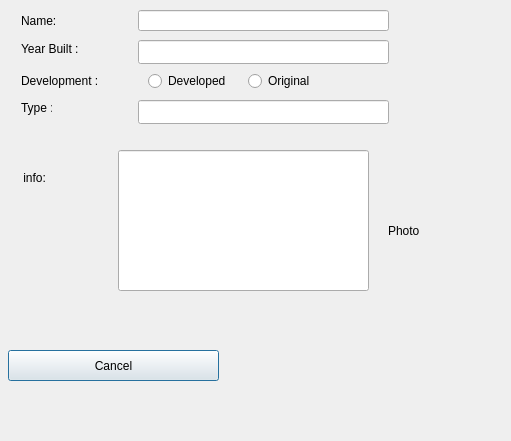
<?xml version="1.0" encoding="UTF-8"?>
<ui version="4.0">
 <class>ComputerInfoDialog</class>
 <widget class="QDialog" name="ComputerInfoDialog">
  <property name="geometry">
   <rect>
    <x>0</x>
    <y>0</y>
    <width>511</width>
    <height>441</height>
   </rect>
  </property>
  <property name="windowTitle">
   <string>Dialog</string>
  </property>
  <widget class="QRadioButton" name="radioButton_display_if_developed">
   <property name="geometry">
    <rect>
     <x>148</x>
     <y>70</y>
     <width>97</width>
     <height>22</height>
    </rect>
   </property>
   <property name="text">
    <string>Developed</string>
   </property>
  </widget>
  <widget class="QLabel" name="label_computer_Type">
   <property name="geometry">
    <rect>
     <x>21</x>
     <y>100</y>
     <width>31</width>
     <height>16</height>
    </rect>
   </property>
   <property name="text">
    <string>Type :</string>
   </property>
  </widget>
  <widget class="QLineEdit" name="computer_display_Info">
   <property name="geometry">
    <rect>
     <x>118</x>
     <y>150</y>
     <width>251</width>
     <height>141</height>
    </rect>
   </property>
  </widget>
  <widget class="QLabel" name="lable_Computer_Development">
   <property name="geometry">
    <rect>
     <x>21</x>
     <y>70</y>
     <width>91</width>
     <height>21</height>
    </rect>
   </property>
   <property name="text">
    <string>Development :</string>
   </property>
  </widget>
  <widget class="QRadioButton" name="radioButton_display_if_original">
   <property name="geometry">
    <rect>
     <x>248</x>
     <y>70</y>
     <width>97</width>
     <height>22</height>
    </rect>
   </property>
   <property name="text">
    <string>Original</string>
   </property>
  </widget>
  <widget class="QLabel" name="label_computer_Year_Built">
   <property name="geometry">
    <rect>
     <x>21</x>
     <y>41</y>
     <width>91</width>
     <height>16</height>
    </rect>
   </property>
   <property name="text">
    <string>Year Built :</string>
   </property>
  </widget>
  <widget class="QLineEdit" name="computer_display_Type">
   <property name="geometry">
    <rect>
     <x>138</x>
     <y>100</y>
     <width>251</width>
     <height>24</height>
    </rect>
   </property>
  </widget>
  <widget class="QLabel" name="label_comptuer_name">
   <property name="geometry">
    <rect>
     <x>21</x>
     <y>13</y>
     <width>61</width>
     <height>16</height>
    </rect>
   </property>
   <property name="text">
    <string>Name:</string>
   </property>
  </widget>
  <widget class="QPushButton" name="cancel_button">
   <property name="geometry">
    <rect>
     <x>8</x>
     <y>350</y>
     <width>211</width>
     <height>31</height>
    </rect>
   </property>
   <property name="text">
    <string>Cancel</string>
   </property>
  </widget>
  <widget class="QLabel" name="label_computer_photo">
   <property name="geometry">
    <rect>
     <x>388</x>
     <y>170</y>
     <width>91</width>
     <height>121</height>
    </rect>
   </property>
   <property name="text">
    <string>Photo</string>
   </property>
  </widget>
  <widget class="QLineEdit" name="computer_display_Year_Built">
   <property name="geometry">
    <rect>
     <x>138</x>
     <y>40</y>
     <width>251</width>
     <height>24</height>
    </rect>
   </property>
  </widget>
  <widget class="QLineEdit" name="computer_display_Name">
   <property name="geometry">
    <rect>
     <x>138</x>
     <y>10</y>
     <width>251</width>
     <height>21</height>
    </rect>
   </property>
  </widget>
  <widget class="QLabel" name="label_add_computer_info">
   <property name="geometry">
    <rect>
     <x>20</x>
     <y>170</y>
     <width>71</width>
     <height>16</height>
    </rect>
   </property>
   <property name="text">
    <string> info:</string>
   </property>
  </widget>
 </widget>
 <resources/>
 <connections/>
</ui>
